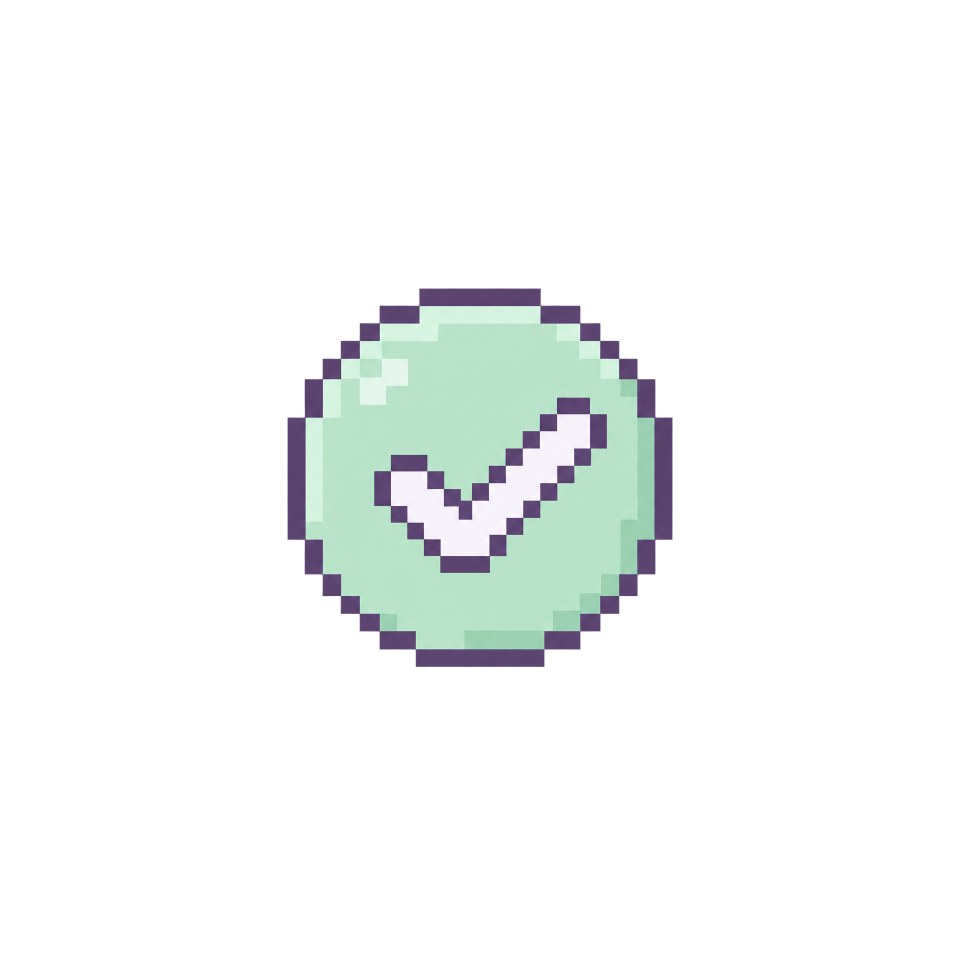
#> input picture uni-app/assets/prototypes/qingsuizhi-20261031/assets/check-circle.png, 1920 x 1920 px (shown at 1/2 size); its folder holds only this picture in this run
$ python prepare-prototype-assets.py
#> lines starting #> are read from the running program, lines starting #| are printed output that depends on the picture
# 青穗集 · 原型素材处理：保留原图，裁掉透明留白并输出小程序尺寸的 PNG。
from pathlib import Path
from PIL import Image
import json
ROOT = Path(__file__).resolve().parents[1]
SOURCE = ROOT / "assets/prototypes/qingsuizhi-20261031/assets"
TARGET = ROOT / "src/static/assets/prototype"

def optimize(source, target, size):
#> called with size = 96
    with Image.open(source) as original:
#> original is the input picture: PIL image 1920x1920 RGBA; mean R, G, B, A 25.9, 27.6, 28.9, 31.9
        image = original.convert("RGBA")
        box = image.getchannel("A").point(lambda value: 255 if value > 24 else 0).getbbox()
#> box = (575, 577, 1345, 1334)
        if box:
            image = image.crop(box)
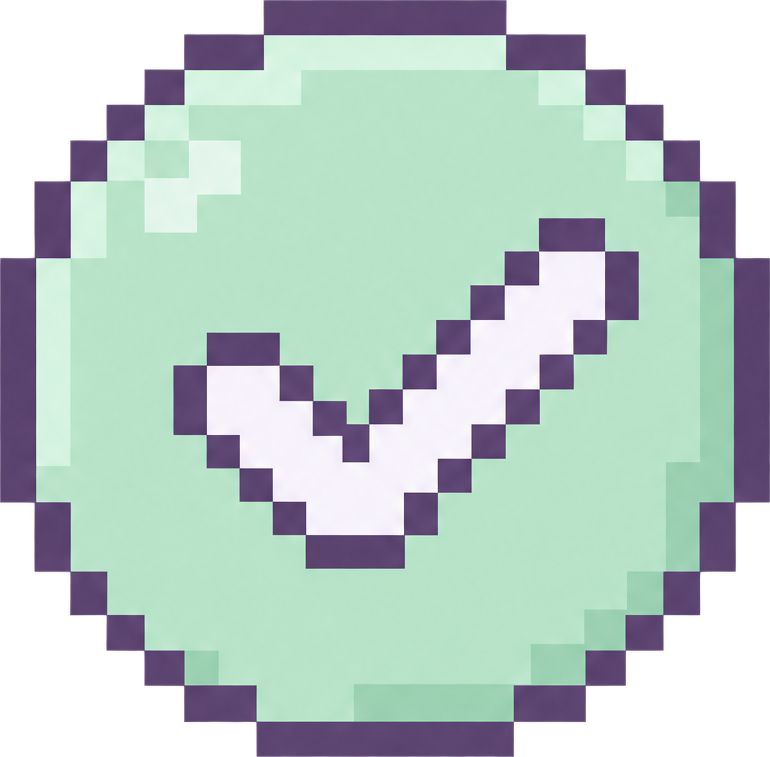
#> image: PIL image 770x757 RGBA; mean R, G, B, A 144.9, 160.7, 160.3, 201.5; transparent parts drawn white
        image.thumbnail((size, size), Image.Resampling.LANCZOS)
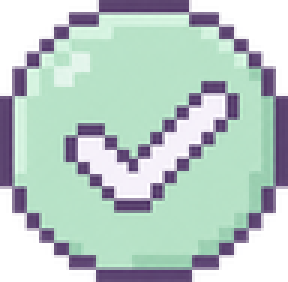
#> image: PIL image 96x94 RGBA (shown 3 times larger); mean R, G, B, A 136.3, 154.1, 150.5, 201.6; transparent parts drawn white
        canvas = Image.new("RGBA", (size, size))
#> canvas: PIL image 96x96 RGBA; every value is 0
        canvas.alpha_composite(image, ((size-image.width)//2, (size-image.height)//2))
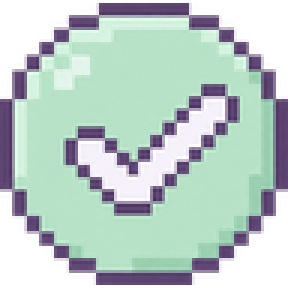
#> canvas: PIL image 96x96 RGBA (shown 3 times larger); mean R, G, B, A 133.5, 150.9, 147.4, 197.4; transparent parts drawn white
        canvas.quantize(colors=128, method=Image.Quantize.FASTOCTREE).save(target, optimize=True)
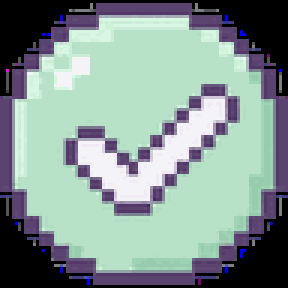
#> saved as check-circle.png: PIL image 96x96 P (shown 3 times larger); mean R, G, B 133.2, 150.6, 147

if __name__ == "__main__":
    TARGET.mkdir(parents=True, exist_ok=True)
    manifest = {}
    for source in SOURCE.glob("*.png"):
        # 原型角色仅作归档，运行时沿用 characters/ 中的穗奈。
        if source.stem == "suinai-avatar":
            continue
        size = 240 if source.stem in ("plant", "books") else 96
        optimize(source, TARGET/source.name, size)
        manifest[source.name] = {"size": size, "bytes": (TARGET/source.name).stat().st_size}
    (ROOT/"assets/prototypes/qingsuizhi-20261031/runtime-manifest.json").write_text(json.dumps(manifest, ensure_ascii=False, indent=2), encoding="utf-8")
    print("Prototype assets:", sum(item["bytes"] for item in manifest.values()), "bytes")

$ run again, on uni-app/assets/prototypes/qingsuizhi-20261031/assets/device.png
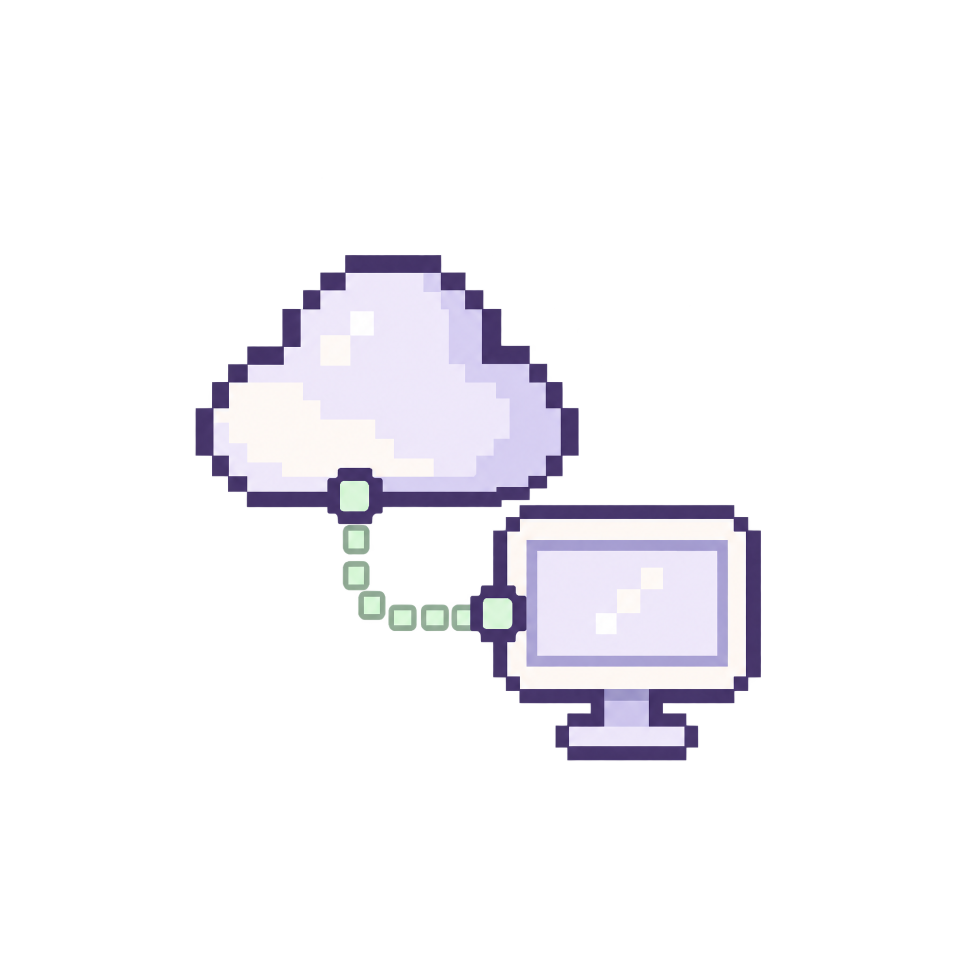
#> input picture uni-app/assets/prototypes/qingsuizhi-20261031/assets/device.png, 1920 x 1920 px (shown at 1/2 size)
#> in optimize, original is the input picture: PIL image 1920x1920 RGBA; mean R, G, B, A 35.3, 33.3, 40, 36.9
#> box = (391, 510, 1522, 1521)
#> in optimize, `image.thumbnail((size, size), Image.Resampling.LANCZOS)`:
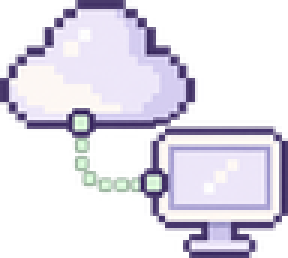
#> image: PIL image 96x86 RGBA (shown 3 times larger); mean R, G, B, A 95.3, 91.9, 105, 118.8; transparent parts drawn white
#> in optimize, `canvas.quantize(colors=128, method=Image.Quantize.FASTOCTREE).save(tar..`:
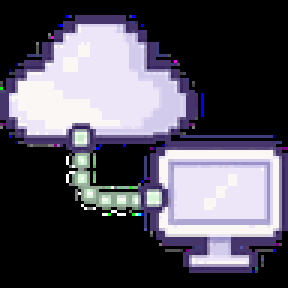
#> saved as device.png: PIL image 96x96 P (shown 3 times larger); mean R, G, B 85.2, 82.1, 93.9

$ run again, on uni-app/assets/prototypes/qingsuizhi-20261031/assets/download.png
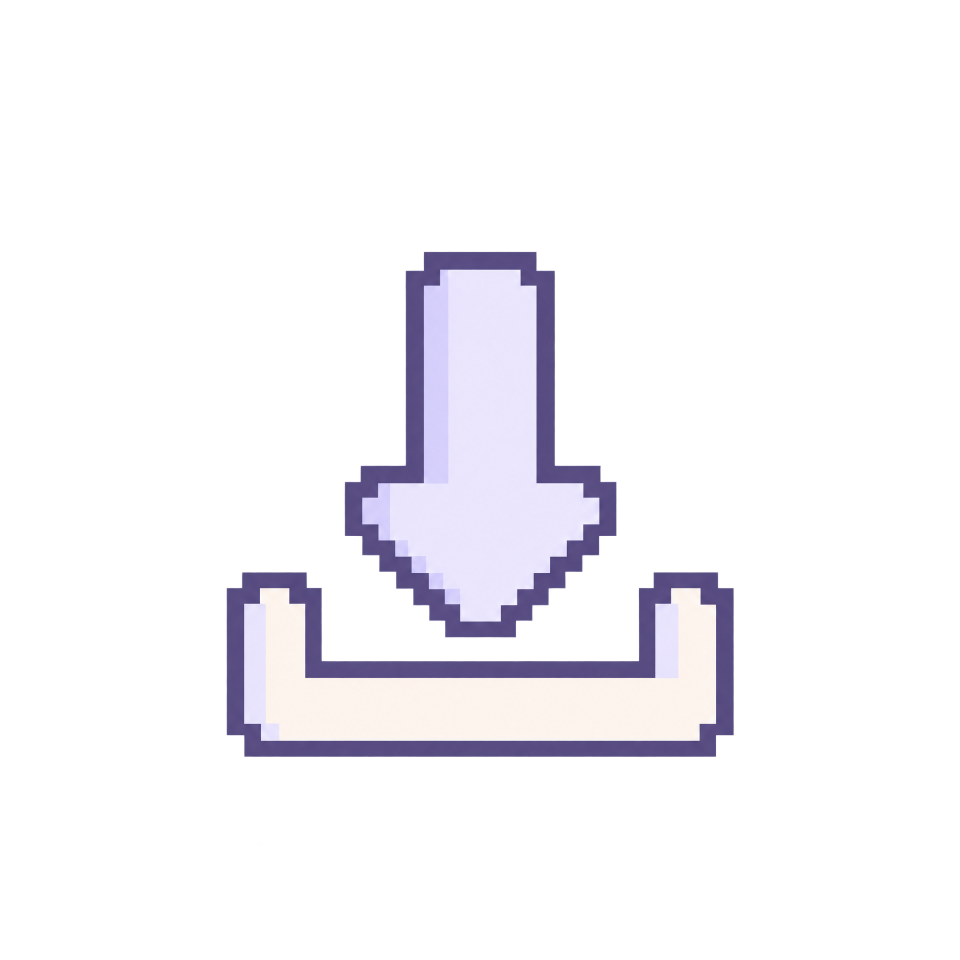
#> input picture uni-app/assets/prototypes/qingsuizhi-20261031/assets/download.png, 1920 x 1920 px (shown at 1/2 size)
#> in optimize, original is the input picture: PIL image 1920x1920 RGBA; mean R, G, B, A 34.5, 32.1, 41.2, 35.5
#> box = (453, 503, 1468, 1514)
#> in optimize, `image.thumbnail((size, size), Image.Resampling.LANCZOS)`:
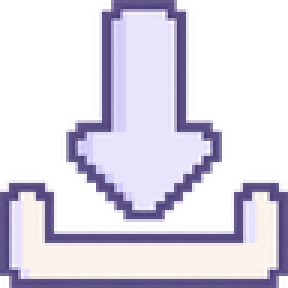
#> image: PIL image 96x96 RGBA (shown 3 times larger); mean R, G, B, A 98.6, 93.6, 111.2, 127.8; transparent parts drawn white
#> in optimize, `canvas.quantize(colors=128, method=Image.Quantize.FASTOCTREE).save(tar..`:
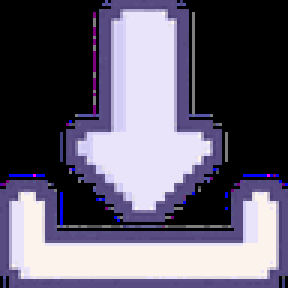
#> saved as download.png: PIL image 96x96 P (shown 3 times larger); mean R, G, B 98.3, 93.2, 111.1

$ run again, on uni-app/assets/prototypes/qingsuizhi-20261031/assets/clock.png
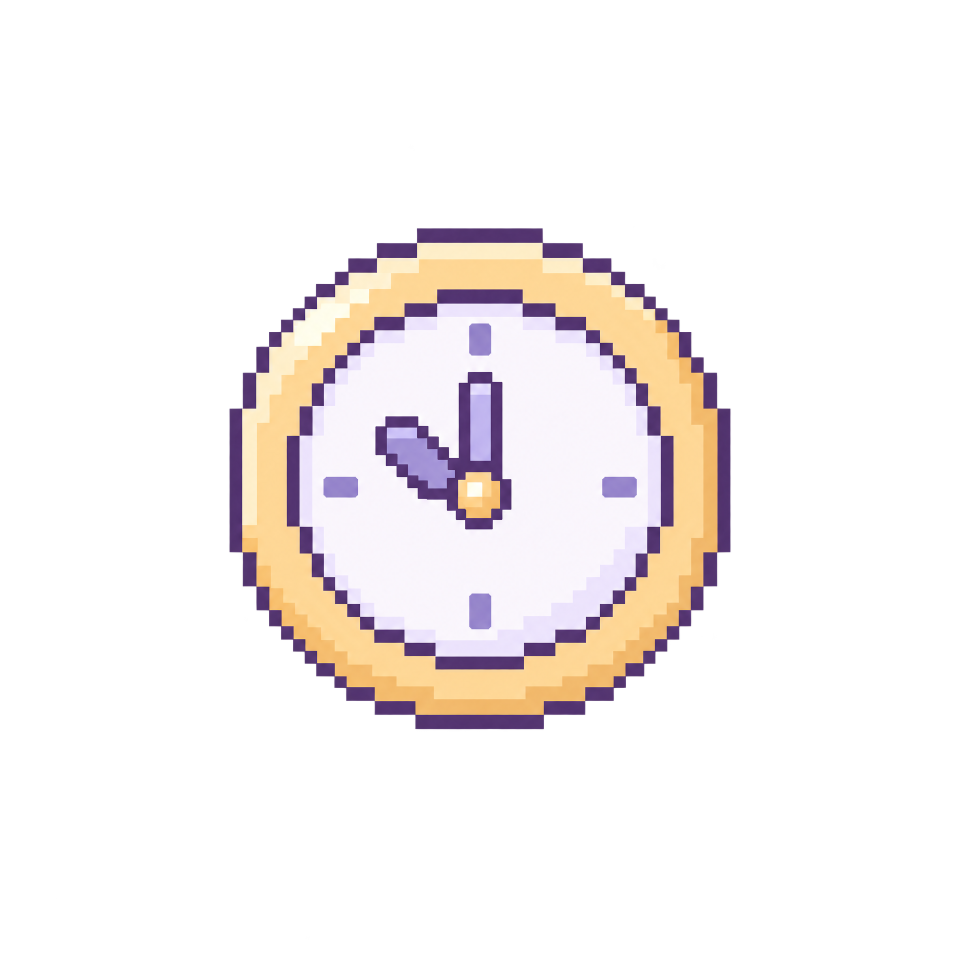
#> input picture uni-app/assets/prototypes/qingsuizhi-20261031/assets/clock.png, 1920 x 1920 px (shown at 1/2 size)
#> in optimize, original is the input picture: PIL image 1920x1920 RGBA; mean R, G, B, A 52.4, 45.4, 48, 54.9
#> box = (459, 456, 1461, 1459)
#> in optimize, `image.thumbnail((size, size), Image.Resampling.LANCZOS)`:
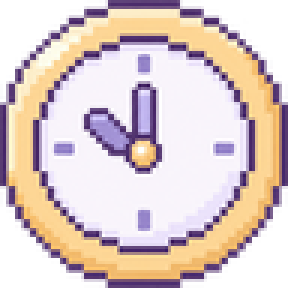
#> image: PIL image 96x96 RGBA (shown 3 times larger); mean R, G, B, A 172.3, 154.1, 152.9, 201.6; transparent parts drawn white
#> in optimize, `canvas.quantize(colors=128, method=Image.Quantize.FASTOCTREE).save(tar..`:
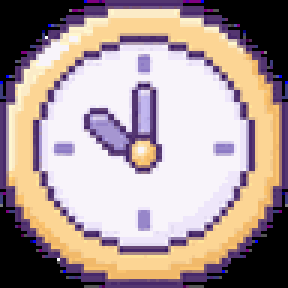
#> saved as clock.png: PIL image 96x96 P (shown 3 times larger); mean R, G, B 171.8, 153.6, 152.5
